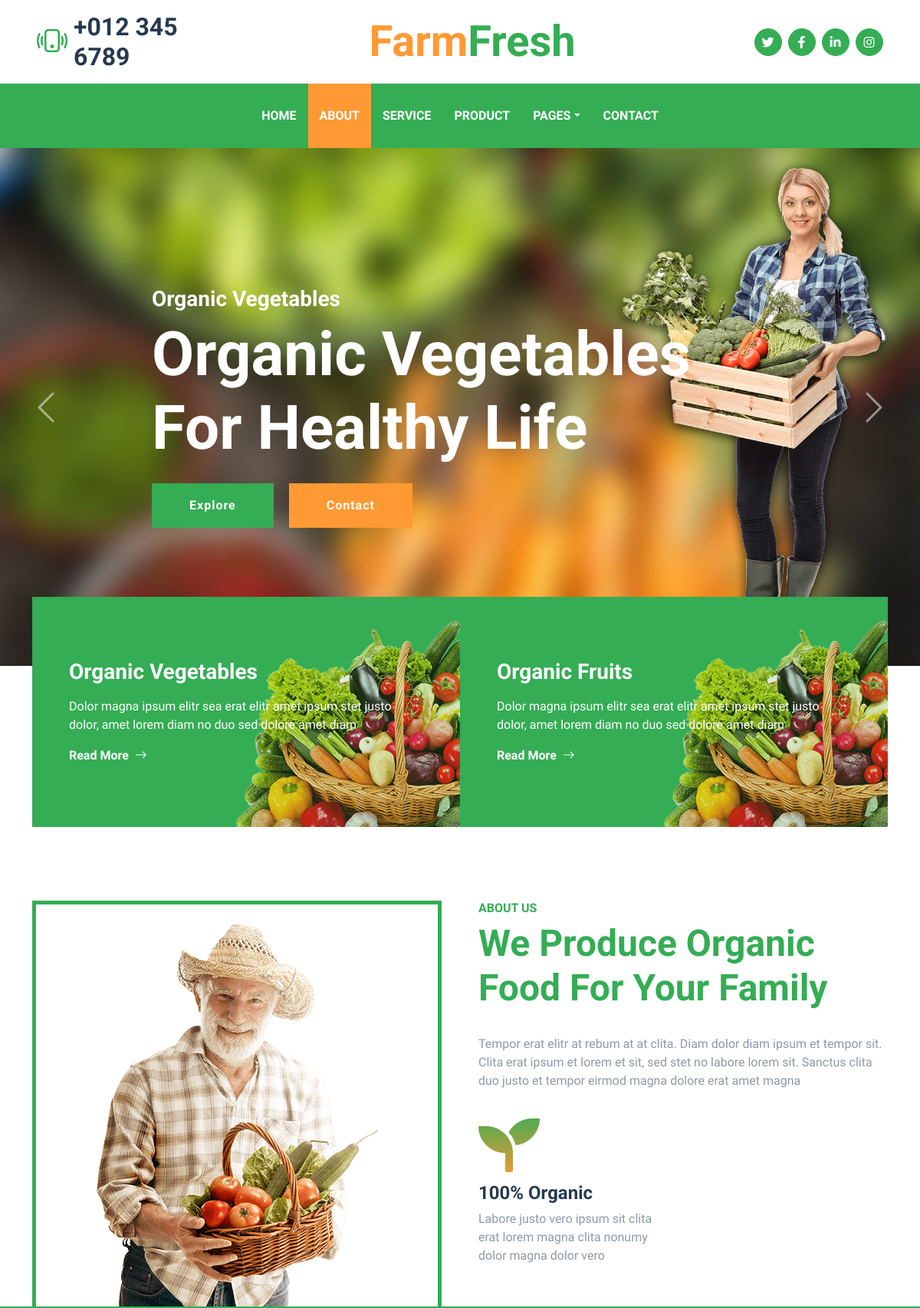
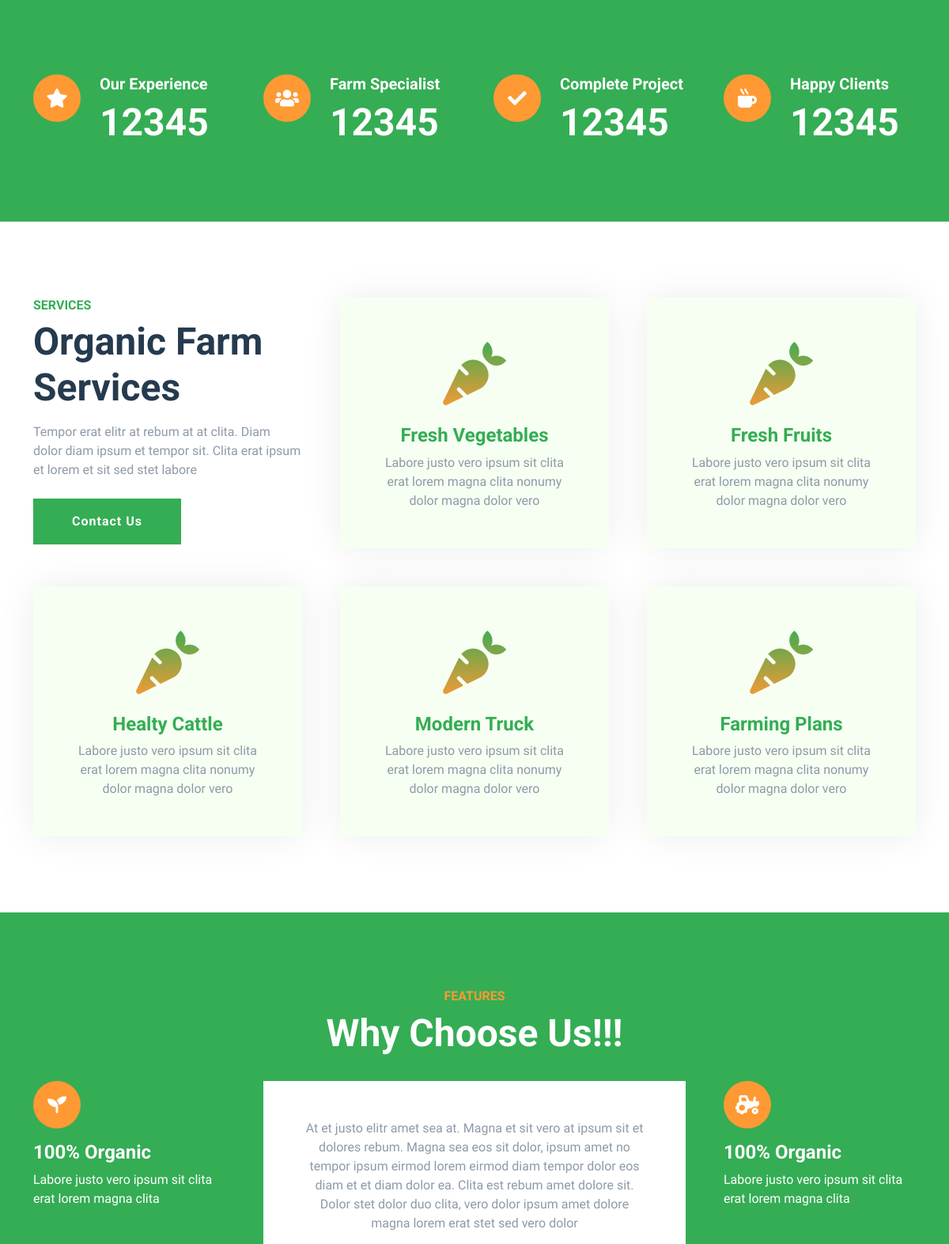
The page / (upper part) on the database its author committed (2 pictures, top to bottom).
### farmapp/models.py (models this page shows, shortened)
class Index_carousel(models.Model):
    type = models.CharField(max_length=200)
    name = models.CharField(max_length=200)
    img = models.ImageField(upload_to='carousel/')
    slug = models.SlugField(max_length=200)

class Carousel_footer(models.Model):
    name =  models.CharField(max_length=200)
    bio = models.TextField()
    slug = models.SlugField(max_length=200)
    def get_absolute_url(self):
        return reverse("detail2", args=[self.slug])

class About(models.Model):
    name = models.CharField(max_length=200)
    bio = models.TextField()
    img = models.ImageField(upload_to='about/')
    skil_name = models.CharField(max_length=200)
    skil_bio = models.TextField()
    slug = models.SlugField(max_length=200)
    def get_absolute_url(self):
        return reverse("detail3", args=[self.slug])

class Service(models.Model):
    name = models.CharField(max_length=200)
    bio = models.TextField()
    slug = models.SlugField(max_length=200)
    def get_absolute_url(self):
        return reverse("detail4", args=[self.slug])

class Features(models.Model):
    name = models.CharField(max_length=200)
    bio = models.TextField()
    skill_bio = models.TextField()
    img = models.ImageField(upload_to='feature')

### farmapp/views.py (the view)
# urls.py: path('', index, name='index'),
def index(request):
    home1 = Index_carousel.objects.all()
    home2 = Carousel_footer.objects.all()
    home3 = About.objects.all()
    home4 = Service.objects.all()
    home5 = Features.objects.all()
    home6 = Products.objects.all()
    home7 = Client.objects.all()
    home8 = Farmers.objects.all()
    home9 = Posts.objects.all()
    context = {
      'home1' : home1,
      'home2' : home2,
      'home3' : home3,
      'home4' : home4,
      'home5' : home5,
      'home6' : home6,
      'home7' : home7,
      'home8' : home8,
      'home9' : home9
      }
    return render(request, 'index.html', context=context)

### farmapp/models.py (called while the page is built)
    def get_absolute_url(self):
        return reverse("detail6", args=[self.slug])

    def get_absolute_url(self):
        return reverse("detail7", args=[self.slug])

    def get_absolute_url(self):
        return reverse("detail8", args=[self.slug])

    def get_absolute_url(self):
        return reverse("detail9", args=[self.slug])

### templates/index.html (shortened to what this page needs)
{% extends "base.html" %}
{% load static %}
{% block content %}
    <div class="container-fluid p-0">
        <div id="header-carousel" class="carousel slide carousel-fade" data-bs-ride="carousel">
            {% for  hom1 in home1 %}
            <div class="carousel-inner">
                <div class="carousel-item active">
                    <img class="w-100" src="{{ hom1.img.url}}" alt="Image">
                    <div class="carousel-caption top-0 bottom-0 start-0 end-0 d-flex flex-column align-items-center justify-content-center">
                        <div class="text-start p-5" style="max-width: 900px;">
                            <h3 class="text-white">{{ hom1.type }}</h3>
                            <h1 class="display-1 text-white mb-md-4">{{ hom1.name }}</h1>
                            <a href="" class="btn btn-primary py-md-3 px-md-5 me-3">Explore</a>
                            <a href="" class="btn btn-secondary py-md-3 px-md-5">Contact</a>
                        </div>
                    </div>
                </div>
            </div>
            {% endfor %}
            <button class="carousel-control-prev" type="button" data-bs-target="#header-carousel"
                data-bs-slide="prev">
                <span class="carousel-control-prev-icon" aria-hidden="true"></span>
            </button>
            <button class="carousel-control-next" type="button" data-bs-target="#header-carousel"
                data-bs-slide="next">
                <span class="carousel-control-next-icon" aria-hidden="true"></span>
            </button>
        </div>
    </div>
    <div class="container-fluid banner mb-5">
        <div class="container">
            <div class="row gx-0">
                {% for hom2 in home2 %}
                <div class="col-md-6">
                    <div class="bg-primary bg-vegetable d-flex flex-column justify-content-center p-5" style="height: 300px;">
                        <h3 class="text-white mb-3">{{ hom2.name }}</h3>
                        <p class="text-white">{{ hom2.bio }}</p>
                        <a class="text-white fw-bold" href="{{hom2.get_absolute_url}}">Read More<i class="bi bi-arrow-right ms-2"></i></a>
                    </div>
                </div>
                {% endfor %}
            </div>
        </div>
    </div>
    <div class="container-fluid about pt-5">
        <div class="container">
            <div class="row gx-5">
                <div class="col-lg-6 mb-5 mb-lg-0">
                    <div class="d-flex h-100 border border-5 border-primary border-bottom-0 pt-4">
                        <img class="img-fluid mt-auto mx-auto" src="{% static 'img/about.png' %}">
                    </div>
                </div>
                {% for hom3 in home3 %}
                <div class="col-lg-6 pb-5">
                    <div class="mb-3 pb-2">
                        <h6 class="text-primary text-uppercase">About Us</h6>
                        <h1 class="display-5"><a href="{{hom3.get_absolute_url}}">{{ hom3.name }}</a></h1>
                    </div>
                    <p class="mb-4">{{ hom3.bio }}</p>
                    <div class="row gx-5 gy-4">
                        <div class="col-sm-6">
                            <i class="fa fa-seedling display-1 text-secondary"></i>
                            <h4>{{ hom3.skil_name }}</h4>
                            <p class="mb-0">{{ hom3.skil_bio }}</p>
                        </div>
                    </div>
                </div>
                {% endfor %}
            </div>
        </div>
    </div>
    <div class="container-fluid bg-primary facts py-5 mb-5">
        <div class="container py-5">
            <div class="row gx-5 gy-4">
                <div class="col-lg-3 col-md-6">
                    <div class="d-flex">
                        <div class="bg-secondary rounded-circle d-flex align-items-center justify-content-center mb-3" style="width: 60px; height: 60px;">
                            <i class="fa fa-star fs-4 text-white"></i>
                        </div>
                        <div class="ps-4">
                            <h5 class="text-white">Our Experience</h5>
                            <h1 class="display-5 text-white mb-0" data-toggle="counter-up">12345</h1>
                        </div>
                    </div>
                </div>
                <div class="col-lg-3 col-md-6">
                    <div class="d-flex">
                        <div class="bg-secondary rounded-circle d-flex align-items-center justify-content-center mb-3" style="width: 60px; height: 60px;">
                            <i class="fa fa-users fs-4 text-white"></i>
                        </div>
                        <div class="ps-4">
                            <h5 class="text-white">Farm Specialist</h5>
                            <h1 class="display-5 text-white mb-0" data-toggle="counter-up">12345</h1>
                        </div>
                    </div>
                </div>
                <div class="col-lg-3 col-md-6">
                    <div class="d-flex">
                        <div class="bg-secondary rounded-circle d-flex align-items-center justify-content-center mb-3" style="width: 60px; height: 60px;">
                            <i class="fa fa-check fs-4 text-white"></i>
                        </div>
                        <div class="ps-4">
                            <h5 class="text-white">Complete Project</h5>
                            <h1 class="display-5 text-white mb-0" data-toggle="counter-up">12345</h1>
                        </div>
                    </div>
                </div>
                <div class="col-lg-3 col-md-6">
                    <div class="d-flex">
                        <div class="bg-secondary rounded-circle d-flex align-items-center justify-content-center mb-3" style="width: 60px; height: 60px;">
                            <i class="fa fa-mug-hot fs-4 text-white"></i>
                        </div>
                        <div class="ps-4">
                            <h5 class="text-white">Happy Clients</h5>
                            <h1 class="display-5 text-white mb-0" data-toggle="counter-up">12345</h1>
                        </div>
                    </div>
                </div>
            </div>
        </div>
    </div>
    <div class="container-fluid py-5">
        <div class="container">
            <div class="row g-5">
                <div class="col-lg-4 col-md-6">
                    <div class="mb-3">
                        <h6 class="text-primary text-uppercase">Services</h6>
                        <h1 class="display-5">Organic Farm Services</h1>
                    </div>
                    <p class="mb-4">Tempor erat elitr at rebum at at clita. Diam dolor diam ipsum et tempor sit. Clita erat ipsum et lorem et sit sed stet labore</p>
                    <a href="" class="btn btn-primary py-md-3 px-md-5">Contact Us</a>
                </div>
                {% for hom4 in home4 %}
                <div class="col-lg-4 col-md-6">
                    <div class="service-item bg-light text-center p-5">
                        <i class="fa fa-carrot display-1 text-primary mb-3"></i>
                        <h4><a href="{{hom4.get_absolute_url}}">{{ hom4.name }}</a></h4>
                        <p class="mb-0">{{ hom4.bio }}</p>
                    </div>
                </div>
                {% endfor %}
            </div>
        </div>
    </div>
    <div class="container-fluid bg-primary feature py-5 pb-lg-0 my-5">
        <div class="container py-5 pb-lg-0">
            <div class="mx-auto text-center mb-3 pb-2" style="max-width: 500px;">
                <h6 class="text-uppercase text-secondary">Features</h6>
                <h1 class="display-5 text-white">Why Choose Us!!!</h1>
            </div>
            <div class="row g-5">
                {% for hom5 in home5 %}
                <div class="col-lg-3">
                    <div class="text-white mb-5">
                        <div class="bg-secondary rounded-pill d-flex align-items-center justify-content-center mb-3" style="width: 60px; height: 60px;">
                            <i class="fa fa-seedling fs-4 text-white"></i>
                        </div>
                        <h4 class="text-white">{{ hom5.name }}</h4>
                        <p class="mb-0">{{ hom5.skill_bio }}</p>
                    </div>
                </div>
                <div class="col-lg-6">
                    <div class="d-block bg-white h-100 text-center p-5 pb-lg-0">
                        <p>{{ hom5.bio }}</p>
                    </div>
                </div>
                <div class="col-lg-3">
                    <div class="text-white mb-5">
                        <div class="bg-secondary rounded-pill d-flex align-items-center justify-content-center mb-3" style="width: 60px; height: 60px;">
                            <i class="fa fa-tractor fs-4 text-white"></i>
                        </div>
                        <h4 class="text-white">{{ hom5.name }}</h4>
                        <p class="mb-0">{{ hom5.skill_bio }}</p>
                    </div>
                </div>
                {% endfor %}
            </div>
        </div>
    </div>
{% endblock content %}

### static/css/style.css (style rules this page uses)
:root { --primary: #34AD54; --secondary: #FF9933; --light: #F6FFF2; --dark: #263A4F; }
.btn { font-family: 'Roboto', sans-serif; letter-spacing: 1px; font-weight: 700; transition: .5s; }
.btn-primary, .btn-secondary { color: #FFFFFF; }
.carousel-control-prev, .carousel-control-next { width: 10%; }
.carousel-control-prev-icon, .carousel-control-next-icon { width: 3rem; height: 3rem; }
@media (min-width: 991.98px) { .banner { position: relative; margin-top: -90px; z-index: 1; } }
.bg-vegetable { background: linear-gradient(rgba(52, 173, 84, .2), rgba(52, 173, 84, .2)), url(../img/vegetable.png) bottom right no-repeat; background-size: contain; }
.service-item { box-shadow: 0 0 45px #EDEDED; transition: .5s; }
.about i, .service-item i { background-image: linear-gradient(var(--primary), var(--secondary)); -webkit-background-clip: text; -webkit-text-fill-color: transparent; transition: .5s; }

### rows shown on the page
Index_carousel: img (picture), type "Organic Vegetables", name "Organic Vegetables For Healthy Life"
Carousel_footer: name "Organic Vegetables", bio "Dolor magna ipsum elitr sea erat elitr amet ipsum stet justo dolor, amet lorem diam no duo sed dolore amet diam"
Carousel_footer: name "Organic Fruits", bio "Dolor magna ipsum elitr sea erat elitr amet ipsum stet justo dolor, amet lorem diam no duo sed dolore amet diam"
About: name "We Produce Organic Food For Your Family", bio "Tempor erat elitr at rebum at at clita. Diam dolor diam ipsum et tempor sit. Clita erat ipsum et lorem et sit, sed stet no labore lorem sit. Sanctus clita duo justo et tempor eirmod magna dolore erat amet magna", skil_name "100% Organic", skil_bio "Labore justo vero ipsum sit clita erat lorem magna clita nonumy dolor magna dolor vero"
Service: name "Fresh Vegetables", bio "Labore justo vero ipsum sit clita erat lorem magna clita nonumy dolor magna dolor vero"
Service: name "Fresh Fruits", bio "Labore justo vero ipsum sit clita erat lorem magna clita nonumy dolor magna dolor vero"
Service: name "Healty Cattle", bio "Labore justo vero ipsum sit clita erat lorem magna clita nonumy dolor magna dolor vero"
Service: name "Modern Truck", bio "Labore justo vero ipsum sit clita erat lorem magna clita nonumy dolor magna dolor vero"
Service: name "Farming Plans", bio "Labore justo vero ipsum sit clita erat lorem magna clita nonumy dolor magna dolor vero"
Features: name "100% Organic", skill_bio "Labore justo vero ipsum sit clita erat lorem magna clita", bio "At et justo elitr amet sea at. Magna et sit vero at ipsum sit et dolores rebum. Magna sea eos sit dolor, ipsum amet no tempor ipsum eirmod lorem eirmod diam tempor dolor eos diam et et diam dolor ea. Clita est rebum amet dolore sit. Dolor stet dolor duo clita, vero dolor ipsum amet dolore magna lorem erat stet sed vero dolor"
